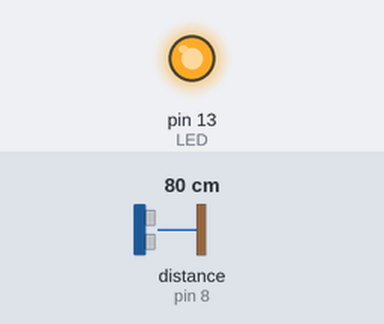
Bench run of a sketch on a simulated Arduino Uno, built with avr-gcc and run on an emulated ATmega328P. Shown: output pins drawn as LEDs (lit = HIGH). Wiring (inferred from the names in the program): ultrasonic range finder: trigger pin 9; echo pin 8. The test bench sets the inputs (shaded band); at power-on: distance to the obstacle (sensor on pin 8) 80 cm. The echo pulse lasts 58.3 µs per cm; no radio packets arrive unless stated; pins used as bus, display or sensor lines are not drawn.

Above: at 0.1 s.
Timing chart, 0 to 1.6 s (numbered marks = the images above):
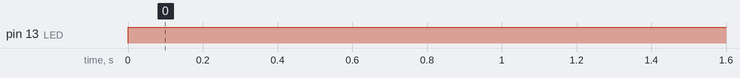

The sketch:

rotatingSonarHead.ino
```cpp
#include <RH_ASK.h>
#include <SPI.h>

#define TRIG 9
#define ECHO 8
#define LED 13
#define TIMEBETWEENPULSES 10
#define MAX_STR_LEN 8

long duration;
float distance;
char sendBuffer[MAX_STR_LEN];

RH_ASK driver;

void setup() {
  pinMode(ECHO, INPUT);
  pinMode(TRIG, OUTPUT);
  pinMode(LED, OUTPUT);
  driver.init();
}

void loop() {
  digitalWrite(LED, HIGH); // getting 5V for the LED from pin 13 because I already used the 5V pins on the Arduino to power the distance sensor and the transmitter

  digitalWrite(TRIG, LOW); // this sends out a good trigger signal for the distance sensor
  delayMicroseconds(2);
  digitalWrite(TRIG, HIGH);
  delayMicroseconds(20);
  digitalWrite(TRIG, LOW);

  duration = pulseIn(ECHO, HIGH);
  distance = duration * 0.34 / 2; // calculates the distance in mm from the pulse length returned from the sensor

  dtostrf(distance, MAX_STR_LEN, 2, sendBuffer); // formats the distance into a string and sends it over RF link
  driver.send((uint8_t *)sendBuffer, MAX_STR_LEN);

  delay(TIMEBETWEENPULSES);
}
```

Measured:
- by itself, pin 13 (LED): LOW → HIGH at 0.00 s
